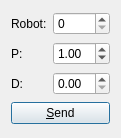
<ui version="4.0" >
 <class>Cal_Window</class>
 <widget class="QDialog" name="Cal_Window" >
  <property name="geometry" >
   <rect>
    <x>0</x>
    <y>0</y>
    <width>115</width>
    <height>138</height>
   </rect>
  </property>
  <property name="windowTitle" >
   <string>Control Parameters</string>
  </property>
  <layout class="QGridLayout" name="gridLayout" >
   <item row="0" column="0" >
    <widget class="QLabel" name="label" >
     <property name="text" >
      <string>Robot:</string>
     </property>
    </widget>
   </item>
   <item row="0" column="1" >
    <widget class="QSpinBox" name="robot" >
     <property name="maximum" >
      <number>4</number>
     </property>
    </widget>
   </item>
   <item row="1" column="0" >
    <widget class="QLabel" name="label_2" >
     <property name="text" >
      <string>P:</string>
     </property>
    </widget>
   </item>
   <item row="1" column="1" >
    <widget class="QDoubleSpinBox" name="coeff_p" >
     <property name="singleStep" >
      <double>0.100000000000000</double>
     </property>
     <property name="value" >
      <double>1.000000000000000</double>
     </property>
    </widget>
   </item>
   <item row="2" column="0" >
    <widget class="QLabel" name="label_3" >
     <property name="text" >
      <string>D:</string>
     </property>
    </widget>
   </item>
   <item row="2" column="1" >
    <widget class="QDoubleSpinBox" name="coeff_d" >
     <property name="singleStep" >
      <double>0.100000000000000</double>
     </property>
    </widget>
   </item>
   <item row="3" column="0" colspan="2" >
    <widget class="QPushButton" name="send" >
     <property name="text" >
      <string>&amp;Send</string>
     </property>
    </widget>
   </item>
  </layout>
 </widget>
 <resources/>
 <connections/>
</ui>
